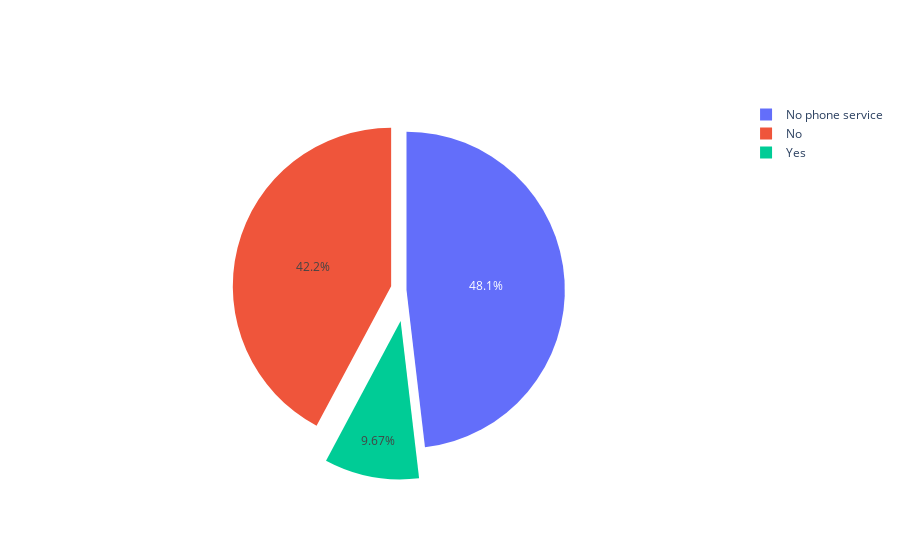

The cell this chart's notebook holds for it:
### Code cell
labels = df['MultipleLines'].unique()
values = df['MultipleLines'].value_counts()
print(values)
# pull fraction of the pie radius
diag = go.Figure(data=[go.Pie(labels=labels, values=values, pull=[0, 0.1, 0.2])])#labels=category,values=size,pull=([0, 0.1, 0.2], [0, 0.05, 0.15]),hole=(0(d), 0.3, 0.5, 0.7)
diag.show()

### Figure 1 — Plotly figure (JSON) as saved in the notebook; plotly's stock layout.template omitted (floating-point values rounded to 4 significant figures)
{"data": [{"labels": ["No phone service", "No", "Yes"], "pull": [0, 0.1, 0.2], "type": "pie", "values": [3385, 2967, 680]}], "layout": {}}
